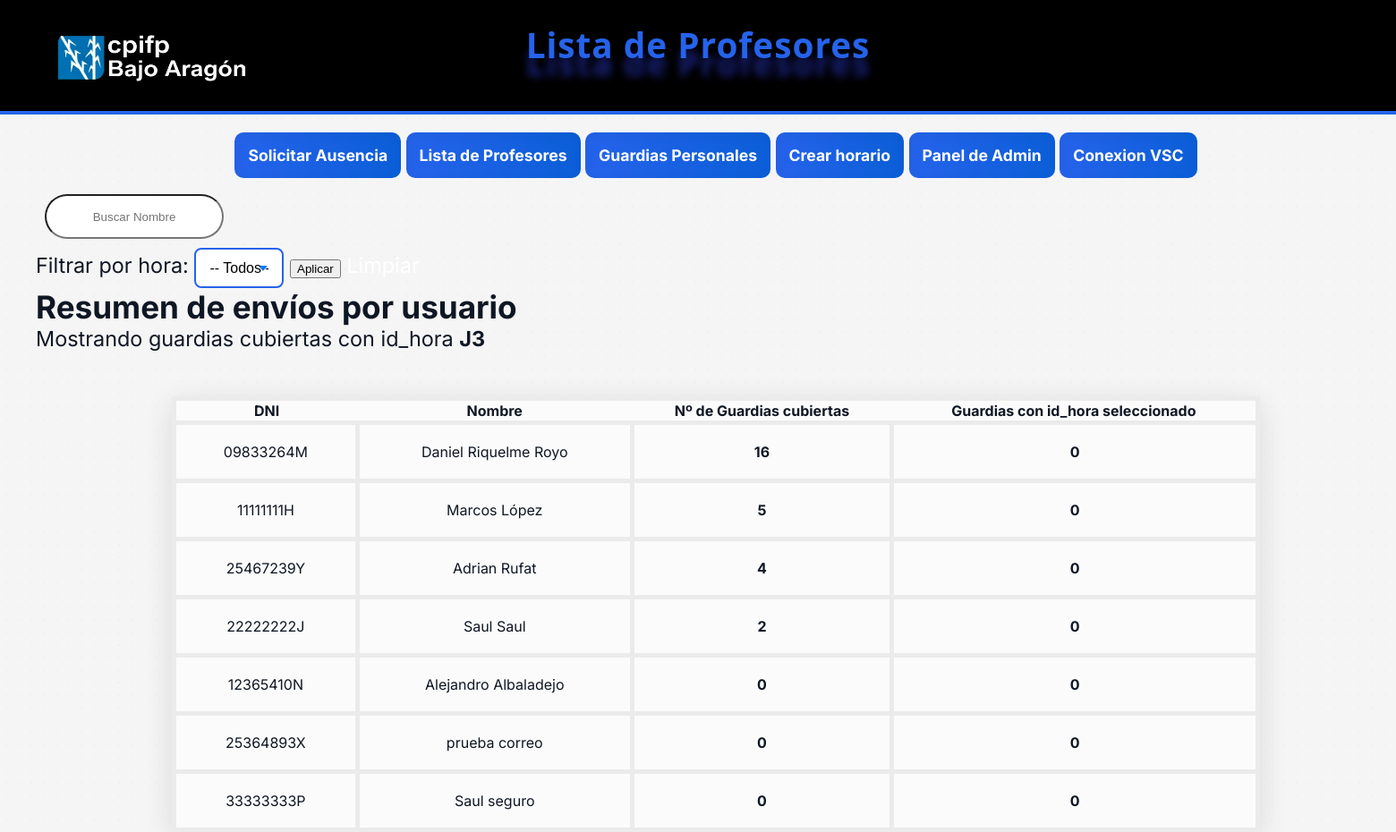
The page /listaphp.php?id_hora=J3 (signed in) on the database its author committed.
### tables this page shows
CREATE TABLE `usuario` (
  `dni` varchar(10) NOT NULL,
  `nombre` varchar(255) NOT NULL,
  `apellido` varchar(255) NOT NULL,
  `contrasena` varchar(10000) NOT NULL DEFAULT 'prueba',
  `rol` varchar(50) NOT NULL,
  `gmail` varchar(255) NOT NULL,
  `familia` varchar(100) NOT NULL
);

### listaphp.php (the view, shortened to what this page needs)
<?php
$conexion = mysqli_connect("localhost","cyberbuild","Admin1234","faltas");
$conexion->set_charset('utf8mb4');
$selectedIdHora = isset($_GET['id_hora']) ? $_GET['id_hora'] : '';
$idHoraEscaped = mysqli_real_escape_string($conexion, $selectedIdHora);
$sql = "SELECT u.dni AS dni, u.nombre, u.apellido,
--  total de ausencias donde el usuario es cubridor
    (SELECT COUNT(*) FROM ausencia a
        WHERE a.dni_usuario_cubridor = u.dni
    ) AS contador_cubridor,
 -- de esas, las que coinciden con la hora seleccionada
    (SELECT COUNT(*) FROM ausencia a
        JOIN horario h ON a.id_horario = h.id_horario
        WHERE a.dni_usuario_cubridor = u.dni
        AND h.id_hora = '$idHoraEscaped'
    ) AS contador_hora
FROM usuario u";
if ($selectedIdHora !== '') {
    $sql .= " ORDER BY contador_hora DESC, contador_cubridor DESC";
} else {
    $sql .= " ORDER BY contador_cubridor DESC";
}
?>
<html lang="en">
<head>
    <link rel="stylesheet" href="css.css">
</head>
<body>
<body>
    <header>
        <h1>Lista de Profesores</h1>
        <a href="main.php">
        <img id="cpifp" src="media/logo_cpifp.png">
        </a>
    </header>
        <?php include "navpub.php"; ?>
    <main>
    <main>
            <input type="text" id="busqueda" placeholder="Buscar Nombre">
        <form method="get" id="horaForm">
            <label for="id_hora">Filtrar por hora:</label>
            <select name="id_hora" id="id_hora">
                <option value="">-- Todos --</option>
            </select>
            <button type="submit">Aplicar</button>
            <?php if ($selectedIdHora !== ''): ?>
                <a href="listaphp.php">Limpiar</a>
            <?php endif; ?>
        </form>
        <h2>Resumen de envíos por usuario</h2>
        <?php if ($selectedIdHora !== ''): ?>
            <p>Mostrando guardias cubiertas con id_hora <strong><?= htmlspecialchars($selectedIdHora) ?></strong></p>
        <?php endif; ?>
        <table id="tabla">
            <tr>
                <th>DNI</th>
                <th>Nombre</th>
                <th>Nº de Guardias cubiertas</th>
                <th>Guardias con id_hora seleccionado</th>
            </tr>
            <?php
            $resultado = $conexion->query($sql);
            if ($resultado && $resultado->num_rows > 0) {
                while ($row = $resultado->fetch_assoc()) {
                    echo '<tr>';
                    echo '<td>' . htmlspecialchars($row['dni']) . '</td>';
                    echo '<td>' . htmlspecialchars($row['nombre']) . ' ' . htmlspecialchars($row['apellido']) . '</td>';
                    echo '<td><strong>' . (int)$row['contador_cubridor'] . '</strong></td>';
                    echo '<td><strong>' . (int)$row['contador_hora'] . '</strong></td>';
                    echo '</tr>';
                }
            } else {
                echo '<tr><td colspan="5">No hay datos disponibles</td></tr>';
            }
            ?>
        </table>
    </main>
    <footer>
    </footer>
</body>
</html>

### css.css (style rules this page uses)
* { margin: 0; box-sizing: border-box; }
body { font-family: 'Inter', system-ui, -apple-system, 'Segoe UI', Roboto, 'Helvetica Neue', Arial, sans-serif; font-size: 16px; background-color: #f5f5f5; background-image: radial-gradient(rgba(20,33,61,0.02) 1px, transparent 1px); background-size: 14px 14px; color: #0f1724; -webkit-font-smoothing: antialiased; -moz-osx-font-smoothing: grayscale; }
table { margin: auto; margin-top: 50px; border-collapse: collapse; border: 5px solid rgb(235, 235, 235); width: 80%; background-color: rgba(255,255,255,0.6); backdrop-filter: blur(6px) saturate(120%); box-shadow: 0 8px 30px rgb(218, 217, 217); border-radius: 10px; }
tr, td { border: 5px solid rgb(235, 235, 235); text-align: center; padding: 20px; border-radius: 10px; }
footer { background: transparent; text-align: center; color: #6b7280; padding: 1rem 0 2rem 0; font-size: 0.9rem; }
html, main, body { padding-bottom: 80px; height: 100%; font-size: 1.1em; }
main { padding-left: 20px; }
a { text-decoration: none; color: #fff; }
#busqueda { height: 50px; margin: 10px; border-radius: 200px; text-align: center; width: 200px; }
select { width: 100px; padding: 12px 15px; font-size: 16px; border: 2px solid #ced4da; border-radius: 8px; background-color: white; cursor: pointer; appearance: none; background-repeat: no-repeat; background-position: right 15px center; border: 2px solid #2563eb; }
header { background-color: #000; color: #2563eb; padding: 24px 20px; text-shadow: 0 20px 10px #1a237e; text-align: center; font-family: 'Segoe UI'; letter-spacing: 1px; border-bottom: 4px solid #2563eb; }
#cpifp { width: 300px; height: 280px; margin-right: 1400px; padding: 20px; margin-top: -150px; margin-bottom: -106px; }

### rows shown on the page
usuario: dni "09833264M", nombre "Daniel", apellido "Riquelme Royo", contador_cubridor "16", contador_hora "0"
usuario: dni "11111111H", nombre "Marcos", apellido "López", contador_cubridor "5", contador_hora "0"
usuario: dni "25467239Y", nombre "Adrian", apellido "Rufat", contador_cubridor "4", contador_hora "0"
usuario: dni "22222222J", nombre "Saul", apellido "Saul", contador_cubridor "2", contador_hora "0"
usuario: dni "12365410N", nombre "Alejandro", apellido "Albaladejo", contador_cubridor "0", contador_hora "0"
usuario: dni "25364893X", nombre "prueba", apellido "correo", contador_cubridor "0", contador_hora "0"
usuario: dni "33333333P", nombre "Saul", apellido "seguro", contador_cubridor "0", contador_hora "0"

### other values the page prints
$selectedIdHora "J3"
